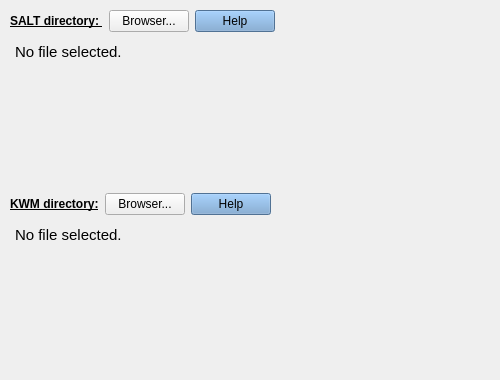
         <widget class="QWidget" name="tab">
          <attribute name="title">
           <string>Input subcortical files</string>
          </attribute>
          <widget class="QTextEdit" name="question_SALT_textEdit">
           <property name="geometry">
            <rect>
             <x>200</x>
             <y>50</y>
             <width>291</width>
             <height>141</height>
            </rect>
           </property>
           <property name="styleSheet">
            <string notr="true">QTextEdit {
	background-color : transparent
}

</string>
           </property>
           <property name="readOnly">
            <bool>true</bool>
           </property>
           <property name="html">
            <string>&lt;!DOCTYPE HTML PUBLIC &quot;-//W3C//DTD HTML 4.0//EN&quot; &quot;http://www.w3.org/TR/REC-html40/strict.dtd&quot;&gt;
&lt;html&gt;&lt;head&gt;&lt;meta name=&quot;qrichtext&quot; content=&quot;1&quot; /&gt;&lt;style type=&quot;text/css&quot;&gt;
p, li { white-space: pre-wrap; }
&lt;/style&gt;&lt;/head&gt;&lt;body style=&quot; font-family:'Ubuntu'; font-size:11pt; font-weight:400; font-style:normal;&quot;&gt;
&lt;p style=&quot;-qt-paragraph-type:empty; margin-top:0px; margin-bottom:0px; margin-left:0px; margin-right:0px; -qt-block-indent:0; text-indent:0px;&quot;&gt;&lt;br /&gt;&lt;/p&gt;&lt;/body&gt;&lt;/html&gt;</string>
           </property>
          </widget>
          <widget class="QTextEdit" name="question_KWM_textEdit">
           <property name="geometry">
            <rect>
             <x>200</x>
             <y>250</y>
             <width>291</width>
             <height>121</height>
            </rect>
           </property>
           <property name="styleSheet">
            <string notr="true">QTextEdit {
	background-color : transparent
}

</string>
           </property>
           <property name="readOnly">
            <bool>true</bool>
           </property>
           <property name="html">
            <string>&lt;!DOCTYPE HTML PUBLIC &quot;-//W3C//DTD HTML 4.0//EN&quot; &quot;http://www.w3.org/TR/REC-html40/strict.dtd&quot;&gt;
&lt;html&gt;&lt;head&gt;&lt;meta name=&quot;qrichtext&quot; content=&quot;1&quot; /&gt;&lt;style type=&quot;text/css&quot;&gt;
p, li { white-space: pre-wrap; }
&lt;/style&gt;&lt;/head&gt;&lt;body style=&quot; font-family:'Ubuntu'; font-size:11pt; font-weight:400; font-style:normal;&quot;&gt;
&lt;p style=&quot;-qt-paragraph-type:empty; margin-top:0px; margin-bottom:0px; margin-left:0px; margin-right:0px; -qt-block-indent:0; text-indent:0px;&quot;&gt;&lt;br /&gt;&lt;/p&gt;&lt;/body&gt;&lt;/html&gt;</string>
           </property>
          </widget>
          <widget class="QWidget" name="layoutWidget">
           <property name="geometry">
            <rect>
             <x>10</x>
             <y>10</y>
             <width>481</width>
             <height>361</height>
            </rect>
           </property>
           <layout class="QGridLayout" name="gridLayout_4">
            <item row="0" column="0">
             <layout class="QHBoxLayout" name="horizontalLayout_21">
              <item>
               <layout class="QHBoxLayout" name="horizontalLayout_40">
                <item>
                 <widget class="QLabel" name="label_33">
                  <property name="font">
                   <font>
                    <weight>75</weight>
                    <bold>true</bold>
                    <underline>true</underline>
                   </font>
                  </property>
                  <property name="text">
                   <string>SALT directory: </string>
                  </property>
                 </widget>
                </item>
                <item>
                 <widget class="QPushButton" name="SALTDir_pushButton">
                  <property name="text">
                   <string>Browser...</string>
                  </property>
                  <property name="flat">
                   <bool>false</bool>
                  </property>
                 </widget>
                </item>
               </layout>
              </item>
              <item>
               <widget class="QPushButton" name="question_SALT_pushButton">
                <property name="styleSheet">
                 <string notr="true">QPushButton {
	background-color : rgb(114, 159, 207)
}
</string>
                </property>
                <property name="text">
                 <string>Help</string>
                </property>
                <property name="flat">
                 <bool>false</bool>
                </property>
               </widget>
              </item>
              <item>
               <spacer name="horizontalSpacer_21">
                <property name="orientation">
                 <enum>Qt::Horizontal</enum>
                </property>
                <property name="sizeHint" stdset="0">
                 <size>
                  <width>40</width>
                  <height>20</height>
                 </size>
                </property>
               </spacer>
              </item>
             </layout>
            </item>
            <item row="2" column="0">
             <layout class="QHBoxLayout" name="horizontalLayout_24">
              <item>
               <layout class="QHBoxLayout" name="horizontalLayout_38">
                <item>
                 <widget class="QLabel" name="label_50">
                  <property name="font">
                   <font>
                    <weight>75</weight>
                    <bold>true</bold>
                    <underline>true</underline>
                   </font>
                  </property>
                  <property name="text">
                   <string>KWM directory:</string>
                  </property>
                 </widget>
                </item>
                <item>
                 <widget class="QPushButton" name="KMWDir_pushButton">
                  <property name="text">
                   <string>Browser...</string>
                  </property>
                 </widget>
                </item>
               </layout>
              </item>
              <item>
               <widget class="QPushButton" name="question_KWM_pushButton">
                <property name="styleSheet">
                 <string notr="true">QPushButton {
	background-color : rgb(114, 159, 207)
}
</string>
                </property>
                <property name="text">
                 <string>Help</string>
                </property>
               </widget>
              </item>
              <item>
               <spacer name="horizontalSpacer_22">
                <property name="orientation">
                 <enum>Qt::Horizontal</enum>
                </property>
                <property name="sizeHint" stdset="0">
                 <size>
                  <width>40</width>
                  <height>20</height>
                 </size>
                </property>
               </spacer>
              </item>
             </layout>
            </item>
            <item row="3" column="0">
             <widget class="QTextEdit" name="KWMDir_textEdit">
              <property name="styleSheet">
               <string notr="true">QTextEdit {
	background-color : transparent
}</string>
              </property>
              <property name="readOnly">
               <bool>true</bool>
              </property>
              <property name="html">
               <string>&lt;!DOCTYPE HTML PUBLIC &quot;-//W3C//DTD HTML 4.0//EN&quot; &quot;http://www.w3.org/TR/REC-html40/strict.dtd&quot;&gt;
&lt;html&gt;&lt;head&gt;&lt;meta name=&quot;qrichtext&quot; content=&quot;1&quot; /&gt;&lt;style type=&quot;text/css&quot;&gt;
p, li { white-space: pre-wrap; }
&lt;/style&gt;&lt;/head&gt;&lt;body style=&quot; font-family:'Ubuntu'; font-size:11pt; font-weight:400; font-style:normal;&quot;&gt;
&lt;p style=&quot; margin-top:0px; margin-bottom:0px; margin-left:0px; margin-right:0px; -qt-block-indent:0; text-indent:0px;&quot;&gt;No file selected.&lt;/p&gt;&lt;/body&gt;&lt;/html&gt;</string>
              </property>
             </widget>
            </item>
            <item row="1" column="0">
             <widget class="QTextEdit" name="SALTDir_textEdit">
              <property name="styleSheet">
               <string notr="true">QTextEdit {
	background-color : transparent
}</string>
              </property>
              <property name="readOnly">
               <bool>true</bool>
              </property>
              <property name="html">
               <string>&lt;!DOCTYPE HTML PUBLIC &quot;-//W3C//DTD HTML 4.0//EN&quot; &quot;http://www.w3.org/TR/REC-html40/strict.dtd&quot;&gt;
&lt;html&gt;&lt;head&gt;&lt;meta name=&quot;qrichtext&quot; content=&quot;1&quot; /&gt;&lt;style type=&quot;text/css&quot;&gt;
p, li { white-space: pre-wrap; }
&lt;/style&gt;&lt;/head&gt;&lt;body style=&quot; font-family:'Ubuntu'; font-size:11pt; font-weight:400; font-style:normal;&quot;&gt;
&lt;p style=&quot; margin-top:0px; margin-bottom:0px; margin-left:0px; margin-right:0px; -qt-block-indent:0; text-indent:0px;&quot;&gt;No file selected. &lt;/p&gt;&lt;/body&gt;&lt;/html&gt;</string>
              </property>
             </widget>
            </item>
           </layout>
          </widget>
         </widget>
